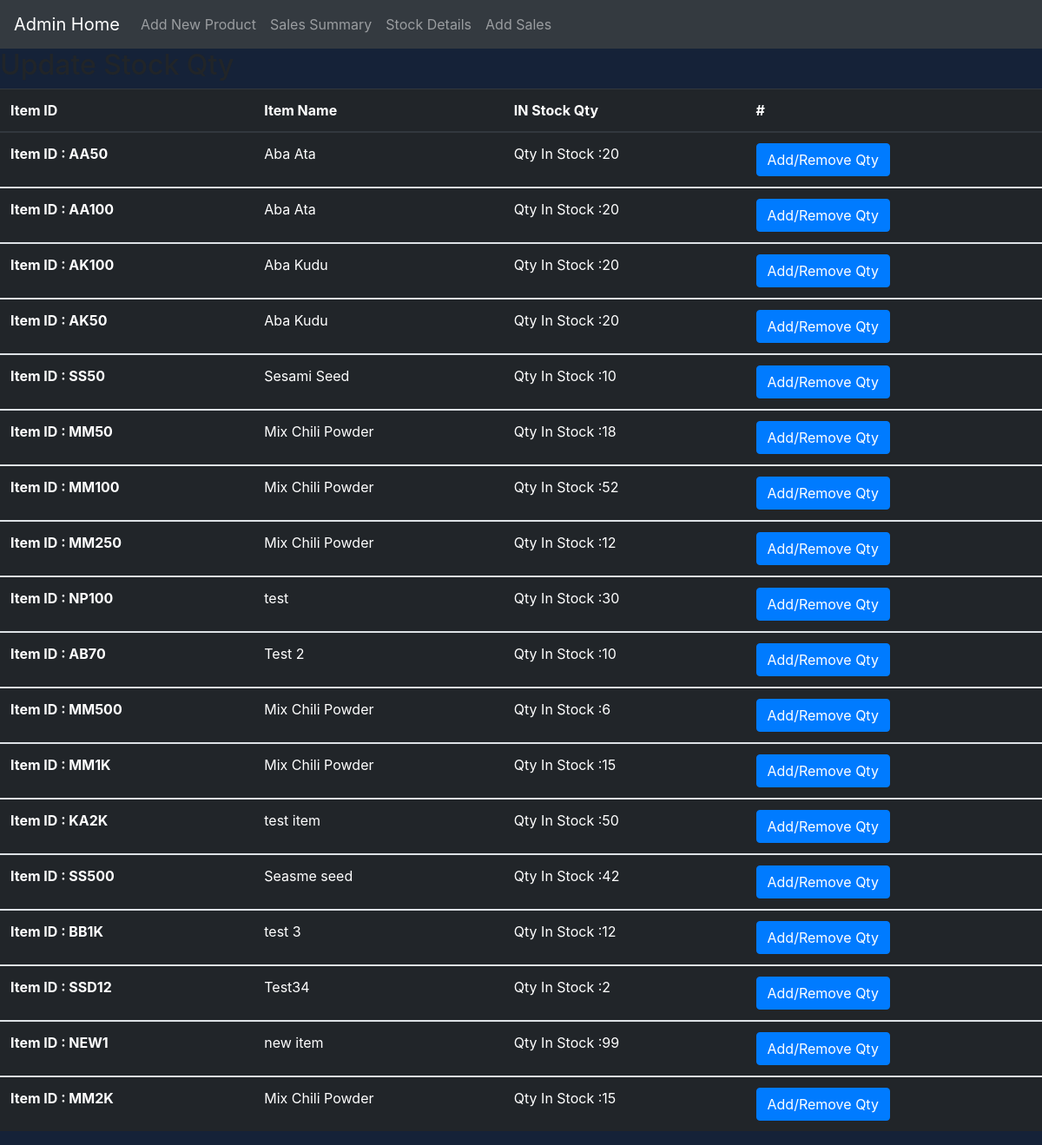
The page /Admin/Stock.php on the database as committed earlier.
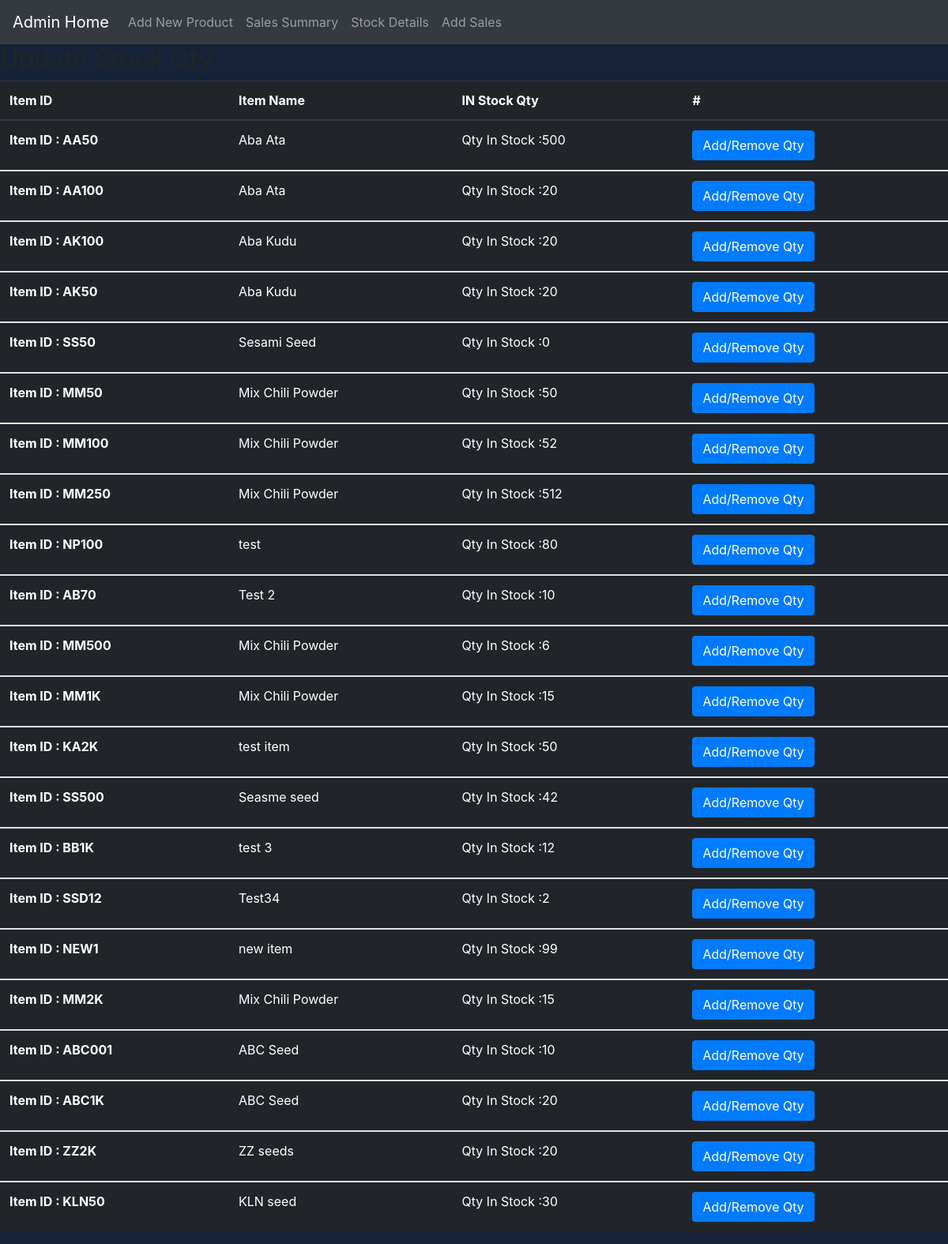
The same page on the database as committed later.
### tables this page shows
CREATE TABLE IF NOT EXISTS `all_products` (
  `ItemID` varchar(10) NOT NULL,
  `ItemName` varchar(50) NOT NULL,
  `weight` int NOT NULL,
  `Price` float NOT NULL,
  `Discount` float NOT NULL,
  `InStock` int NOT NULL,
  PRIMARY KEY (`ItemID`),
  KEY `ItemName` (`ItemName`)
);

### Admin/Stock.php (the view, shortened to what this page needs)
<?php
include '../ConnectDB.php';
?>
    <!doctype html>
    <html lang="en">
    <head>
        <link rel="stylesheet" href="https://maxcdn.bootstrapcdn.com/bootstrap/4.0.0/css/bootstrap.min.css">
        <link rel="stylesheet" href="./AdminStyles.css">
    </head>
    <body>
    <?php include "./AdminNav.php" ?>
    <h2>Update Stock Qty</h2>
    <table class="table table-hover table-dark">
        <thead>
        <tr>
            <th scope="col">Item ID</th>
            <th scope="col">Item Name</th>
            <th scope="col">IN Stock Qty</th>
            <th scope="col">#</th>
        </tr>
        </thead>
<?php
$sql = "SELECT * FROM all_products";
$result = $db->query($sql);
if ($result->num_rows > 0) {
    while($row = $result->fetch_assoc()) {
        $item=$row["ItemID"];
        $itemInStock=$row["InStock"];
        echo '
                <tbody>
                    <tr>
                        <th>Item ID : ' . $row["ItemID"]. ' </th>
                        <td>  '. $row["ItemName"].' </td>
                        <td>Qty In Stock :' . $row["InStock"].'</td>
                        <td>
                        <button type="button" class="btn btn-primary" data-toggle="modal" data-target="#'.$item.'">
                          Add/Remove Qty
                        </button>
                        </td>
                     </tr>
                <div class="modal fade" id="'.$item.'" tabindex="-1" role="dialog" aria-labelledby="exampleModalLabel" aria-hidden="true">
                        <h5 class="modal-title" id="exampleModalLabel">'. $row["ItemName"].'</h5>
                                  Item ID : ' . $row["ItemID"]. ' &nbsp;&nbsp;
                                  Qty In Stock :' . $row["InStock"].'
                                        <input type="hidden" value="'.$item.'" name="item">
                                        <input type="hidden" value="'.$itemInStock.'" name="itemInStock">
                </div>
                 ';
    }
} else {
    echo "0 results";
}
?>
        </tbody>
    </table>
    </body>
</html>

Rows that differ between the two databases and show on the page:
changed all_products "AA50": InStock "20" → "500"
changed all_products "SS50": InStock "10" → "0"
changed all_products "MM50": InStock "18" → "50"
changed all_products "MM250": InStock "12" → "512"
changed all_products "NP100": InStock "30" → "80"
added all_products: ItemID "ABC001", ItemName "ABC Seed", InStock "10"
added all_products: ItemID "ABC1K", ItemName "ABC Seed", InStock "20"
added all_products: ItemID "ZZ2K", ItemName "ZZ seeds", InStock "20"
added all_products: ItemID "KLN50", ItemName "KLN seed", InStock "30"
